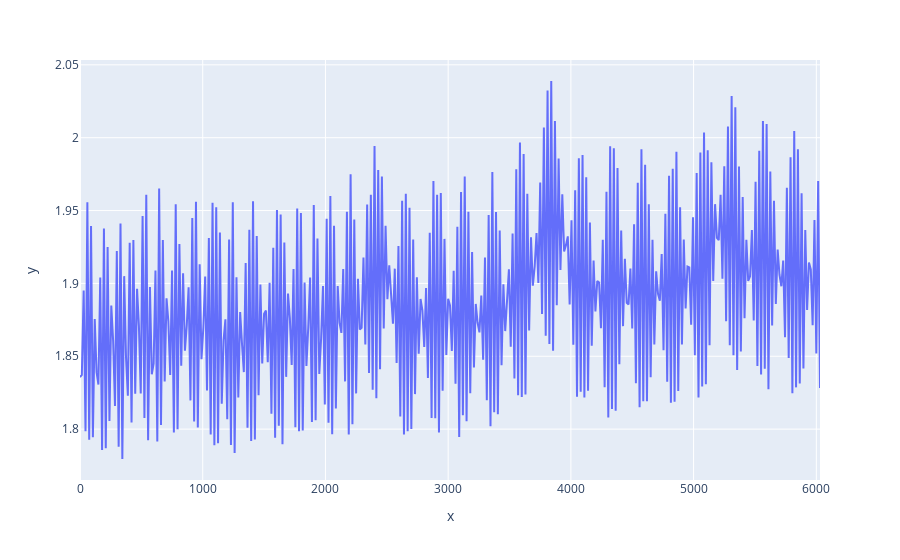

The cell this chart's notebook holds for it:
### Markdown cell above
### Keep $X$ the same and use float32

### Code cell
time_int_range = np.arange(0, 576*15, 15)

all = sigma_line[sigma_line.index.day >= 12]

all['t'] = time_int_range

X = all['t'].values
y = all['kw'].values

n = len(X)

prop_train = 0.7
n_train = round(prop_train * n)

X_train = torch.from_numpy(X[:n_train]).to(torch.float32)
y_train = torch.from_numpy(y[:n_train]).to(torch.float32)

y_train_mean = torch.mean(y_train)
y_train_std = torch.std(y_train)

X_test = torch.from_numpy(X[n_train:]).to(torch.float32)
y_test = torch.from_numpy(y[n_train:]).to(torch.float32)

px.line(x=X_train.numpy(), y=y_train.numpy())
#px.line(x=X_test.numpy(), y=y_test.numpy())

### Figure 1 — Plotly figure (JSON) as saved in the notebook; plotly's stock layout.template omitted (floating-point values rounded to 4 significant figures; data arrays with more than 128 entries replaced by an {"elided": "..."} marker saying what was removed)
{"data": [{"hovertemplate": "x=%{x}<br>y=%{y}<extra></extra>", "legendgroup": "", "line": {"color": "#636efa", "dash": "solid"}, "marker": {"symbol": "circle"}, "mode": "lines", "name": "", "orientation": "v", "showlegend": false, "type": "scatter", "x": {"elided": "403 int values"}, "xaxis": "x", "y": {"elided": "403 float values"}, "yaxis": "y"}], "layout": {"legend": {"tracegroupgap": 0}, "margin": {"t": 60}, "xaxis": {"anchor": "y", "domain": [0, 1], "title": {"text": "x"}}, "yaxis": {"anchor": "x", "domain": [0, 1], "title": {"text": "y"}}}}
